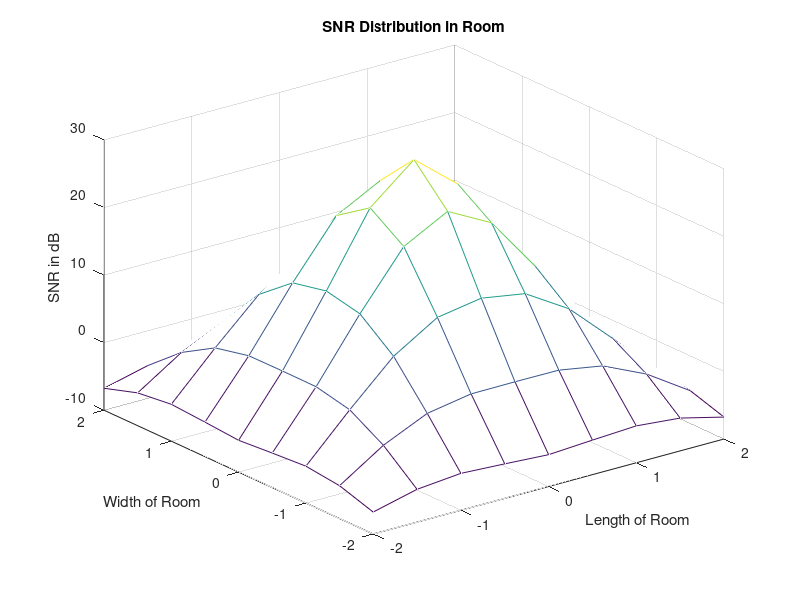

This figure's MATLAB source:
clear all;
clc;
close all;

Incidence = 70*pi/180;
TX_FOV = 70;                % Transmitter Field Of View
RX_FOV = 90;                % Receivers Field Of View
Tx = [2,2,2];               % Transmitter Location
%Rxp = [2,2];               % Receiver Location
W_Room = 4;                 % Width of Room
L_Room = 4;                 % Length of Room
H_Room = 2;                 % Height Between Transmitter and Receiver
R = 1;                      % Responsivity of Photodiode
Apd = 1e-4;                 % Area of PhotoDetector
Rb = 1e6;                   % Data rate of system
Iamp = 5e-12;               % Amplifier Current
q = 1.6e-19;                % Electron Charge
Bn = 50e6;                  % Noise Bandwidth
I2 = 0.562;                 % Noise Bandwidth Factor
PLED = 1;                   % Power Emitted by LED
index =1;
HLED = 1;
[W L] = meshgrid(-(W_Room/2) : 0.50 : (W_Room/2));      % Consideer Length of BLock for Room
xydist = sqrt((W).^2 + (L).^2);
hdist = sqrt(xydist.^2 + HLED.^2);
%D = Tx - Rx;
%d = norm(D);
%Incidence = acos()
A_Irradiance = ((Tx(3)-HLED)./hdist);
%I(index) = Irradiance*180/pi;
%if abs(Incidence <= RX_FOV)
      p = TX_FOV ;
      Tx_FOV = (TX_FOV*pi)/180;
      % BASIC CALCULATION IN VLC SYSTEM %
      % Lambertian Pattern 
      m = real(-log(2)/log(cos(Tx_FOV))); 
      % Radiation Intensity at particular point
      Ro = real(((m+1)/(2*pi)).*A_Irradiance^m);
      % Transmitted power By LED
      Ptx = PLED .* Ro;
      % Channel Gain ( Channel Coefficient Of LOS Channel )
      %Theta=atand(sqrt(sum((Tx-Rx).^2))/H_Room);
      HLOS = (Apd./hdist.^2).*cos(Incidence).*Ro;
      % Received Power By PhotoDetector
      Prx = HLOS.*Ptx;
      % Calculate Noise in System
      Bs = Rb*I2;
      Pn = Iamp/Rb;
      Ptotal = Prx+Pn;
      new_shot = 2*q*Ptotal*Bs;
      new_amp = Iamp^2*Bn;
      % Calculate SNR
      new_total = new_shot + new_amp;
      SNRl = (R.*Prx).^2./ new_total;
      SNRdb = 10*log10(SNRl);
%             else
%                     SNRl = 0;
%                     SNRdb = 0;
%             end
index = index + 1;
%     Plot Graph %
figure;
mesh(W,L,SNRdb);
%mesh(SNRdb);
%ylim([0 30]);
title('SNR Distribution in Room');
xlabel('Length of Room');
ylabel('Width of Room');
zlabel('SNR in dB');
